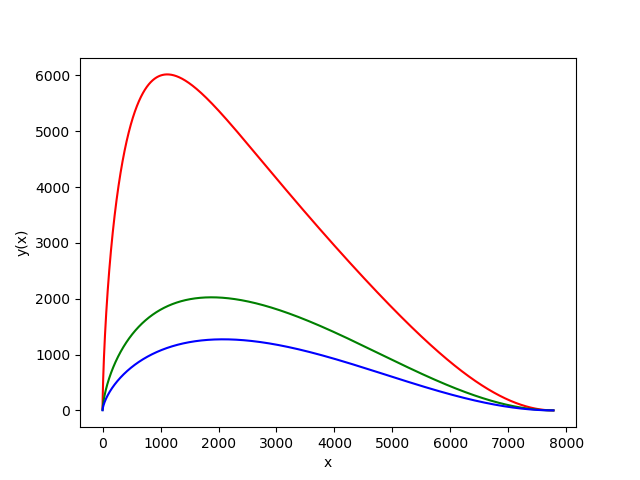

The script that drew this image:
# Darren Kong
# 110770716
# AMS326
import matplotlib.pyplot as plt
import math

v_0 = 14
v_B1 = 7
v_B2 = 14
v_B3 = 21
a = 7777

#Runge Kutta Method
def w(x):
    return 4*v_0*((x/a) - ((x*x)/(a*a)))

def f(x, y, vb):
    return (y/x) - (w(x)/(vb*(x/math.sqrt((x*x) + (y*y)))))

def runge_kutta(f, x0, y0, h, vb):#Anything after h is other constants or variables not explicit in the original RK4
    k1 = f(x0, y0, vb)
    k2 = f(x0 + (.5*h), y0 + (.5*h*k1), vb)
    k3 = f(x0 + (.5*h), y0 + (.5*h*k2), vb)
    k4 = f(x0 + h, y0 + (h*k3), vb)
    tn1 = x0 + h
    yn1 = y0 + ((1/6)*h*(k1 + k2 + k3 + k4))
    return tn1 , yn1
xplot1 = list()
yplot1 = list()
xplot2 = list()
yplot2 = list()
xplot3 = list()
yplot3 = list()
x = 7777
y = 0
h = -.1
while x > 0:
    xplot1.append(x)
    yplot1.append(y)
    x, y = runge_kutta(f, x, y, h, v_B1)
x = 7777
y = 0
h = -.1
while x > 0:
    xplot2.append(x)
    yplot2.append(y)
    x, y = runge_kutta(f, x, y, h, v_B2)
x = 7777
y = 0
h = -.1
while x > 0:
    xplot3.append(x)
    yplot3.append(y)
    x, y = runge_kutta(f, x, y, h, v_B3)
plt.plot(xplot1, yplot1, 'r')
plt.plot(xplot2, yplot2, 'g')
plt.plot(xplot3, yplot3, 'b')
plt.xlabel("x")
plt.ylabel("y(x)")
plt.show()
